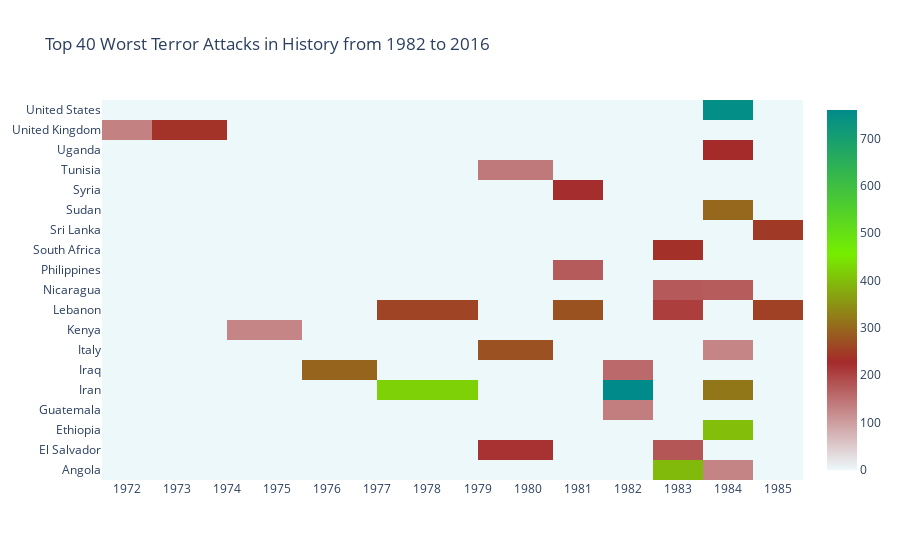

Here is the notebook cell this chart was saved with:
### Code cell
import plotly.offline as py
py.init_notebook_mode(connected=True)
import plotly.graph_objs as go
colorscale = [[0, '#edf8fb'], [.3, '#A52A2A'],  [.6,'#76EE00'],  [1, '#008B8B']]
heatmap = go.Heatmap(z=heat.values, x=heat.columns, y=heat.index, colorscale=colorscale)
data = [heatmap]
layout = go.Layout(
    title='Top 40 Worst Terror Attacks in History from 1982 to 2016',
    xaxis = dict(ticks='', nticks=20),
    yaxis = dict(ticks='')
)
fig = go.Figure(data=data, layout=layout)
py.iplot(fig, filename='heatmap',show_link=False)

### Figure 1 — Plotly figure (JSON) as saved in the notebook; plotly's stock layout.template omitted (floating-point values rounded to 4 significant figures; data arrays with more than 128 entries replaced by an {"elided": "..."} marker saying what was removed)
{"data": [{"colorscale": [[0, "#edf8fb"], [0.3, "#A52A2A"], [0.6, "#76EE00"], [1, "#008B8B"]], "x": [1972, 1973, 1975, 1976, 1978, 1980, 1981, 1982, 1983, 1984, 1985], "y": ["Angola", "El Salvador", "Ethiopia", "Guatemala", "Iran", "Iraq", "Italy", "Kenya", "Lebanon", "Nicaragua", "Philippines", "South Africa", "Sri Lanka", "Sudan", "Syria", "Tunisia", "Uganda", "United Kingdom", "United States"], "z": {"elided": "19x11 float values"}, "type": "heatmap"}], "layout": {"title": {"text": "Top 40 Worst Terror Attacks in History from 1982 to 2016"}, "xaxis": {"nticks": 20, "ticks": ""}, "yaxis": {"ticks": ""}}}
